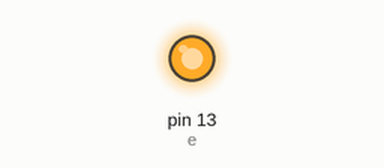
The sketch below on a simulated Arduino Uno, built with avr-gcc and run on an emulated ATmega328P. On the bench: output pins drawn as LEDs (lit = HIGH).

Above: at 1.7 s.
At 25.9 s:
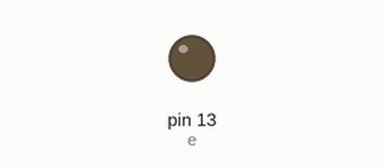
Timing chart, 0 to 26.8 s (numbered marks = the images above):
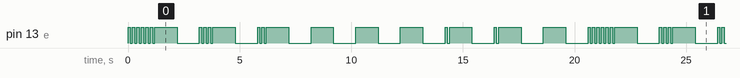

Measured:
- by itself, pin 13 (e): moves between LOW and HIGH, repeating every 20.6 s
- by itself, everything shown: repeats every 20.6 s, in 44 steps

The sketch:

sketch_dec10a.ino
```cpp
int e=13;
void setup() {
  // put your setup code here, to run once:
  pinMode(e,OUTPUT);

}
char a[]="hello!";
int i=0;
void loop() {
  // put your main code here, to run repeatedly:
  if(a[i]=='a'){
    digitalWrite(e,HIGH);
    delay(100);
    digitalWrite(e,LOW);
    delay(100);
    digitalWrite(e,HIGH);
    delay(1000);
    digitalWrite(e,LOW);
    delay(1000);
    i=i+1;
  }
  else if(a[i]=='b'){
    digitalWrite(e,HIGH);
    delay(1000);
    digitalWrite(e,LOW);
    delay(1000);
    digitalWrite(e,HIGH);
    delay(100);
    digitalWrite(e,LOW);
    delay(100);
    digitalWrite(e,HIGH);
    delay(100);
    digitalWrite(e,LOW);
    delay(100);
    digitalWrite(e,HIGH);
    delay(100);
    digitalWrite(e,LOW);
    delay(100);
    i=i+1;
  }
  else if(a[i]=='c'){
    digitalWrite(e,HIGH);
    delay(1000);
    digitalWrite(e,LOW);
    delay(1000);
    digitalWrite(e,HIGH);
    delay(100);
    digitalWrite(e,LOW);
    delay(100);
    digitalWrite(e,HIGH);
    delay(1000);
    digitalWrite(e,LOW);
    delay(1000);
    digitalWrite(e,HIGH);
    delay(100);
    digitalWrite(e,LOW);
    delay(100);
    i=i+1;
  }
  else if(a[i]=='d'){
    digitalWrite(e,HIGH);
    delay(1000);
    digitalWrite(e,LOW);
    delay(1000);
    digitalWrite(e,HIGH);
    delay(100);
    digitalWrite(e,LOW);
    delay(100);
    digitalWrite(e,HIGH);
    delay(100);
    digitalWrite(e,LOW);
    delay(100);
    i=i+1;
  }
  else if(a[i]=='e'){
    digitalWrite(e,HIGH);
    delay(100);
    digitalWrite(e,LOW);
    delay(100);
    i=i+1;
  }
  else if(a[i]=='f'){
    digitalWrite(e,HIGH);
    delay(100);
    digitalWrite(e,LOW);
    delay(100);
    digitalWrite(e,HIGH);
    delay(100);
    digitalWrite(e,LOW);
    delay(100);
    digitalWrite(e,HIGH);
    delay(1000);
    digitalWrite(e,LOW);
    delay(1000);
    digitalWrite(e,HIGH);
    delay(100);
    digitalWrite(e,LOW);
    delay(100);
    i=i+1;
  }
  else if(a[i]=='g'){
    digitalWrite(e,HIGH);
    delay(1000);
    digitalWrite(e,LOW);
    delay(1000);
    digitalWrite(e,HIGH);
    delay(1000);
    digitalWrite(e,LOW);
    delay(1000);
    digitalWrite(e,HIGH);
    delay(100);
    digitalWrite(e,LOW);
    delay(100);
    i=i+1;
  }
  else if(a[i]=='h'){
    digitalWrite(e,HIGH);
    delay(100);
    digitalWrite(e,LOW);
    delay(100);
    digitalWrite(e,HIGH);
    delay(100);
    digitalWrite(e,LOW);
    delay(100);
    digitalWrite(e,HIGH);
    delay(100);
    digitalWrite(e,LOW);
    delay(100);
    digitalWrite(e,HIGH);
    delay(100);
    digitalWrite(e,LOW);
    delay(100);
    i=i+1;
  }
  else if(a[i]=='i'){
    digitalWrite(e,HIGH);
    delay(100);
    digitalWrite(e,LOW);
    delay(100);
    digitalWrite(e,HIGH);
    delay(100);
    digitalWrite(e,LOW);
    delay(100);
    i=i+1;
  }
  else if(a[i]=='j'){
    digitalWrite(e,HIGH);
    delay(100);
    digitalWrite(e,LOW);
    delay(100);
    digitalWrite(e,HIGH);
    delay(1000);
    digitalWrite(e,LOW);
    delay(1000);
    digitalWrite(e,HIGH);
    delay(1000);
    digitalWrite(e,LOW);
    delay(1000);
    digitalWrite(e,HIGH);
    delay(1000);
    digitalWrite(e,LOW);
    delay(1000);
    i=i+1;
  }
  else if(a[i]=='k'){
    digitalWrite(e,HIGH);
    delay(1000);
    digitalWrite(e,LOW);
    delay(1000);
    digitalWrite(e,HIGH);
    delay(100);
    digitalWrite(e,LOW);
    delay(100);
    digitalWrite(e,HIGH);
    delay(1000);
    digitalWrite(e,LOW);
    delay(1000);
    i=i+1;
  }
  else if(a[i]=='l'){
    digitalWrite(e,HIGH);
    delay(100);
    digitalWrite(e,LOW);
    delay(100);
    digitalWrite(e,HIGH);
    delay(1000);
    digitalWrite(e,LOW);
    delay(1000);
    digitalWrite(e,HIGH);
    delay(100);
    digitalWrite(e,LOW);
    delay(100);
    digitalWrite(e,HIGH);
    delay(100);
    digitalWrite(e,LOW);
    delay(100);
    i=i+1;
  }
  else if(a[i]=='m'){
    digitalWrite(e,HIGH);
    delay(1000);
    digitalWrite(e,LOW);
    delay(1000);
    digitalWrite(e,HIGH);
    delay(1000);
    digitalWrite(e,LOW);
    delay(1000);
    i=i+1;
  }
  else if(a[i]=='n'){
    digitalWrite(e,HIGH);
    delay(1000);
    digitalWrite(e,LOW);
    delay(1000);
    digitalWrite(e,HIGH);
    delay(100);
    digitalWrite(e,LOW);
    delay(100);
    i=i+1;
  }
  else if(a[i]=='o'){
    digitalWrite(e,HIGH);
    delay(1000);
    digitalWrite(e,LOW);
    delay(1000);
    digitalWrite(e,HIGH);
    delay(1000);
    digitalWrite(e,LOW);
    delay(1000);
    digitalWrite(e,HIGH);
    delay(1000);
    digitalWrite(e,LOW);
    delay(1000);
    i=i+1;
  }
  else if(a[i]=='p'){
    digitalWrite(e,HIGH);
    delay(100);
    digitalWrite(e,LOW);
    delay(100);
    digitalWrite(e,HIGH);
    delay(1000);
    digitalWrite(e,LOW);
    delay(1000);
    digitalWrite(e,HIGH);
    delay(1000);
    digitalWrite(e,LOW);
    delay(1000);
    digitalWrite(e,HIGH);
    delay(100);
    digitalWrite(e,LOW);
    delay(100);
    i=i+1;
  }
  else if(a[i]=='q'){
    digitalWrite(e,HIGH);
    delay(1000);
    digitalWrite(e,LOW);
    delay(1000);
    digitalWrite(e,HIGH);
    delay(1000);
    digitalWrite(e,LOW);
    delay(1000);
    digitalWrite(e,HIGH);
    delay(100);
    digitalWrite(e,LOW);
    delay(100);
    digitalWrite(e,HIGH);
    delay(1000);
    digitalWrite(e,LOW);
    delay(1000);
    i=i+1;
  }
  else if(a[i]=='r'){
    digitalWrite(e,HIGH);
    delay(100);
    digitalWrite(e,LOW);
    delay(100);
    digitalWrite(e,HIGH);
    delay(1000);
    digitalWrite(e,LOW);
    delay(1000);
    digitalWrite(e,HIGH);
    delay(100);
    digitalWrite(e,LOW);
    delay(100);
    i=i+1;
  }
  else if(a[i]=='s'){
    digitalWrite(e,HIGH);
    delay(100);
    digitalWrite(e,LOW);
    delay(100);
    digitalWrite(e,HIGH);
    delay(100);
    digitalWrite(e,LOW);
    delay(100);
    digitalWrite(e,HIGH);
    delay(100);
    digitalWrite(e,LOW);
    delay(100);
    i=i+1;
  }
  else if(a[i]=='t'){
    digitalWrite(e,HIGH);
    delay(1000);
    digitalWrite(e,LOW);
    delay(1000);
    i=i+1;
  }
  else if(a[i]=='u'){
    digitalWrite(e,HIGH);
    delay(100);
    digitalWrite(e,LOW);
    delay(100);
    digitalWrite(e,HIGH);
    delay(100);
    digitalWrite(e,LOW);
    delay(100);
    digitalWrite(e,HIGH);
    delay(1000);
    digitalWrite(e,LOW);
    delay(1000);
    i=i+1;
  }
  else if(a[i]=='v'){
    digitalWrite(e,HIGH);
    delay(100);
    digitalWrite(e,LOW);
    delay(100);
    digitalWrite(e,HIGH);
    delay(100);
    digitalWrite(e,LOW);
    delay(100);
    digitalWrite(e,HIGH);
    delay(100);
    digitalWrite(e,LOW);
    delay(100);
    digitalWrite(e,HIGH);
    delay(1000);
    digitalWrite(e,LOW);
    delay(1000);
    i=i+1;
  }
  else if(a[i]=='w'){
    digitalWrite(e,HIGH);
    delay(100);
    digitalWrite(e,LOW);
    delay(100);
    digitalWrite(e,HIGH);
    delay(1000);
    digitalWrite(e,LOW);
    delay(1000);
    digitalWrite(e,HIGH);
    delay(1000);
    digitalWrite(e,LOW);
    delay(1000);
    i=i+1;
  }
  else if(a[i]=='x'){
    digitalWrite(e,HIGH);
    delay(1000);
    digitalWrite(e,LOW);
    delay(1000);
    digitalWrite(e,HIGH);
    delay(100);
    digitalWrite(e,LOW);
    delay(100);
    digitalWrite(e,HIGH);
    delay(100);
    digitalWrite(e,LOW);
    delay(100);
    digitalWrite(e,HIGH);
    delay(1000);
    digitalWrite(e,LOW);
    delay(1000);
    i=i+1;
  }
  else if(a[i]=='y'){
    digitalWrite(e,HIGH);
    delay(1000);
    digitalWrite(e,LOW);
    delay(1000);
    digitalWrite(e,HIGH);
    delay(100);
    digitalWrite(e,LOW);
    delay(100);
    digitalWrite(e,HIGH);
    delay(1000);
    digitalWrite(e,LOW);
    delay(1000);
    digitalWrite(e,HIGH);
    delay(1000);
    digitalWrite(e,LOW);
    delay(1000);
    i=i+1;
  }
  else if(a[i]=='z'){
    digitalWrite(e,HIGH);
    delay(1000);
    digitalWrite(e,LOW);
    delay(1000);
    digitalWrite(e,HIGH);
    delay(1000);
    digitalWrite(e,LOW);
    delay(1000);
    digitalWrite(e,HIGH);
    delay(100);
    digitalWrite(e,LOW);
    delay(100);
    digitalWrite(e,HIGH);
    delay(100);
    digitalWrite(e,LOW);
    delay(100);
    i=i+1;
  }
  else if(a[i]=='!'){
    digitalWrite(e,HIGH);
    delay(1000);
    digitalWrite(e,LOW);
    delay(1000);
    digitalWrite(e,HIGH);
    delay(100);
    digitalWrite(e,LOW);
    delay(100);
    digitalWrite(e,HIGH);
    delay(1000);
    digitalWrite(e,LOW);
    delay(1000);
    digitalWrite(e,HIGH);
    delay(100);
    digitalWrite(e,LOW);
    delay(100);
    digitalWrite(e,HIGH);
    delay(1000);
    digitalWrite(e,LOW);
    delay(1000);
    digitalWrite(e,HIGH);
    delay(1000);
    digitalWrite(e,LOW);
    delay(1000);
    i=i+1;
  }
  else if(a[i]=='\0'){
    i=0;
  }
}
```
